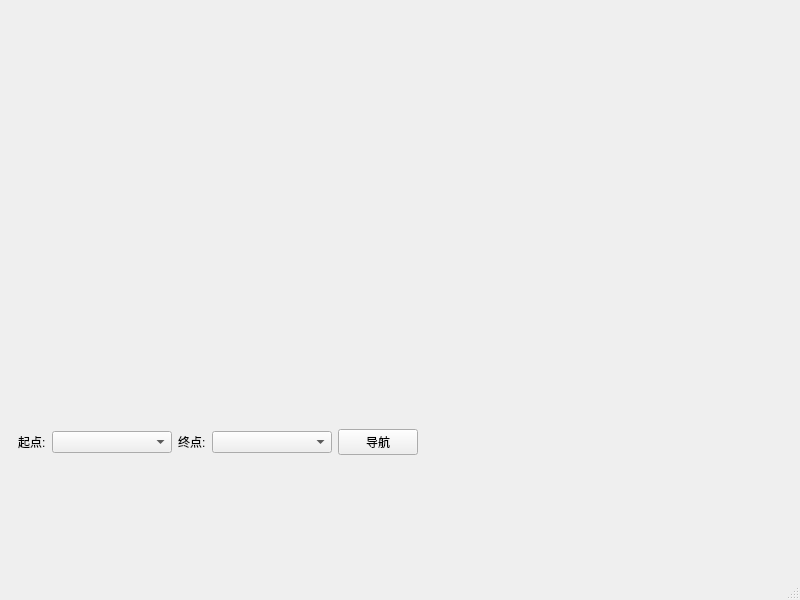
<?xml version="1.0" encoding="UTF-8"?>
<ui version="4.0">
 <class>MainWindow</class>
 <widget class="QMainWindow" name="MainWindow">
  <property name="geometry">
   <rect>
    <x>0</x>
    <y>0</y>
    <width>800</width>
    <height>600</height>
   </rect>
  </property>
  <property name="windowTitle">
   <string>校园导航系统</string>
  </property>
  <widget class="QWidget" name="centralwidget">
   <layout class="QVBoxLayout" name="verticalLayout">
    <item>
     <widget class="QWidget" name="mapCanvas" native="true">
      <property name="minimumSize">
       <size>
        <width>400</width>
        <height>300</height>
       </size>
      </property>
     </widget>
    </item>
    <item>
     <widget class="QWidget" name="controlPanel" native="true">
      <layout class="QHBoxLayout" name="horizontalLayout">
       <item>
        <widget class="QLabel" name="startLabel">
         <property name="text">
          <string>起点:</string>
         </property>
        </widget>
       </item>
       <item>
        <widget class="QComboBox" name="startCombo">
         <property name="minimumSize">
          <size>
           <width>120</width>
           <height>0</height>
          </size>
         </property>
        </widget>
       </item>
       <item>
        <widget class="QLabel" name="endLabel">
         <property name="text">
          <string>终点:</string>
         </property>
        </widget>
       </item>
       <item>
        <widget class="QComboBox" name="endCombo">
         <property name="minimumSize">
          <size>
           <width>120</width>
           <height>0</height>
          </size>
         </property>
        </widget>
       </item>
       <item>
        <widget class="QPushButton" name="navigateBtn">
         <property name="text">
          <string>导航</string>
         </property>
         <property name="minimumSize">
          <size>
           <width>80</width>
           <height>0</height>
          </size>
         </property>
        </widget>
       </item>
       <item>
        <spacer name="horizontalSpacer">
         <property name="orientation">
          <enum>Qt::Horizontal</enum>
         </property>
         <property name="sizeHint" stdset="0">
          <size>
           <width>40</width>
           <height>20</height>
          </size>
         </property>
        </spacer>
       </item>
      </layout>
     </widget>
    </item>
   </layout>
  </widget>
  <widget class="QMenuBar" name="menubar">
   <property name="geometry">
    <rect>
     <x>0</x>
     <y>0</y>
     <width>800</width>
     <height>21</height>
    </rect>
   </property>
  </widget>
  <widget class="QStatusBar" name="statusbar"/>
 </widget>
 <resources/>
 <connections>
  <connection>
   <sender>navigateBtn</sender>
   <signal>clicked()</signal>
   <receiver>MainWindow</receiver>
   <slot>on_navigateBtn_clicked()</slot>
   <hints>
    <hint type="sourcelabel">
     <x>448</x>
     <y>567</y>
    </hint>
    <hint type="destinationlabel">
     <x>399</x>
     <y>299</y>
    </hint>
   </hints>
  </connection>
 </connections>
</ui>
